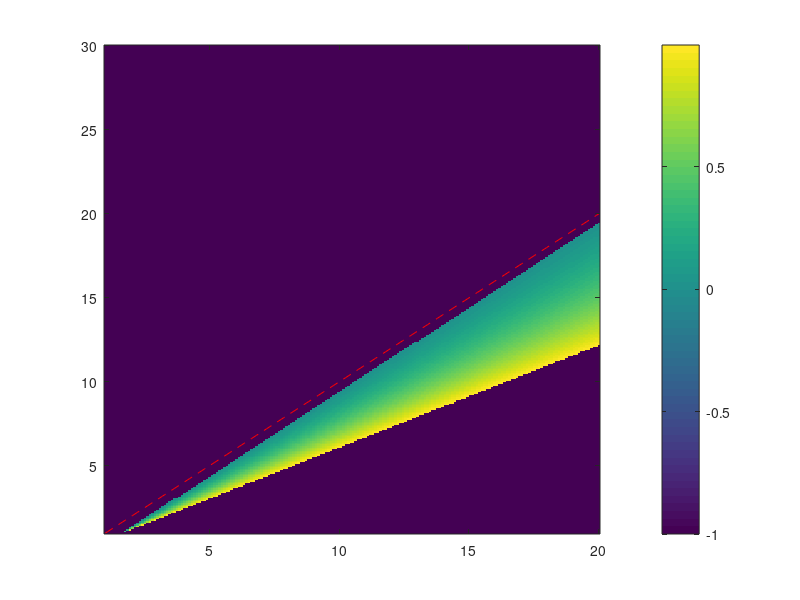
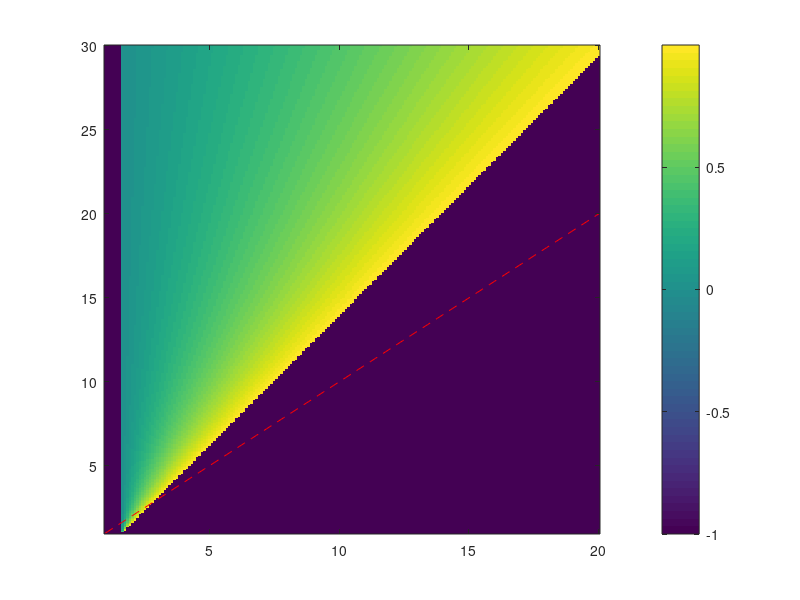

These figures' MATLAB source, in order:
% Plot two maps with the fractionof ON cells required to keep cells ON or
% OFF using the nearest neighbor approximation. This assumes that the
% nearest neighbor approximation is valid and the remaining of the
% population can be approximated by a mean field approach

clear variables
close all

% Parameters of the system
gridsize = 11;
N = gridsize^2;
a0 = 1;
R = 0.2*a0;

Acell = 0.5*sqrt(3)*a0^2; % Area of a cell
alpha = 2*pi*R*exp(R)/Acell; % Constant of the system
L = sqrt(Acell*N/pi); % Maximum size of the system

% Son and K where the calculation is performed
Son_vec = linspace(1,30,300);
K_vec = linspace(1,20,200);

[K, Son] = meshgrid(K_vec, Son_vec);

% Estimate the number of ON cells needed to turn OFF
pON = ((K-Son)/alpha/(exp(-a0)-exp(-L)) - 1)./(Son-1) + 1/N;

% -1 indicates no valid solution
pON(pON<0 | pON>1) = -1;

% plot the result
figure(1)
imagesc(K_vec, Son_vec, pON)
colorbar;
hold on
plot(K_vec, K_vec, 'r--')
hold off
set(gca, 'ydir', 'normal')

% Estimate the number of OFF cells needed to stay OFF
pOFF = ((K-1)/alpha/(exp(-a0)-exp(-L)) - 1)./(Son-1);

% -1 indicates no valid solution
pOFF(pOFF<0 | pOFF>1) = -1;

% plot the result
figure(2)
imagesc(K_vec, Son_vec, pOFF)
colorbar;
hold on
plot(K_vec, K_vec, 'r--')
hold off
set(gca, 'ydir', 'normal')
